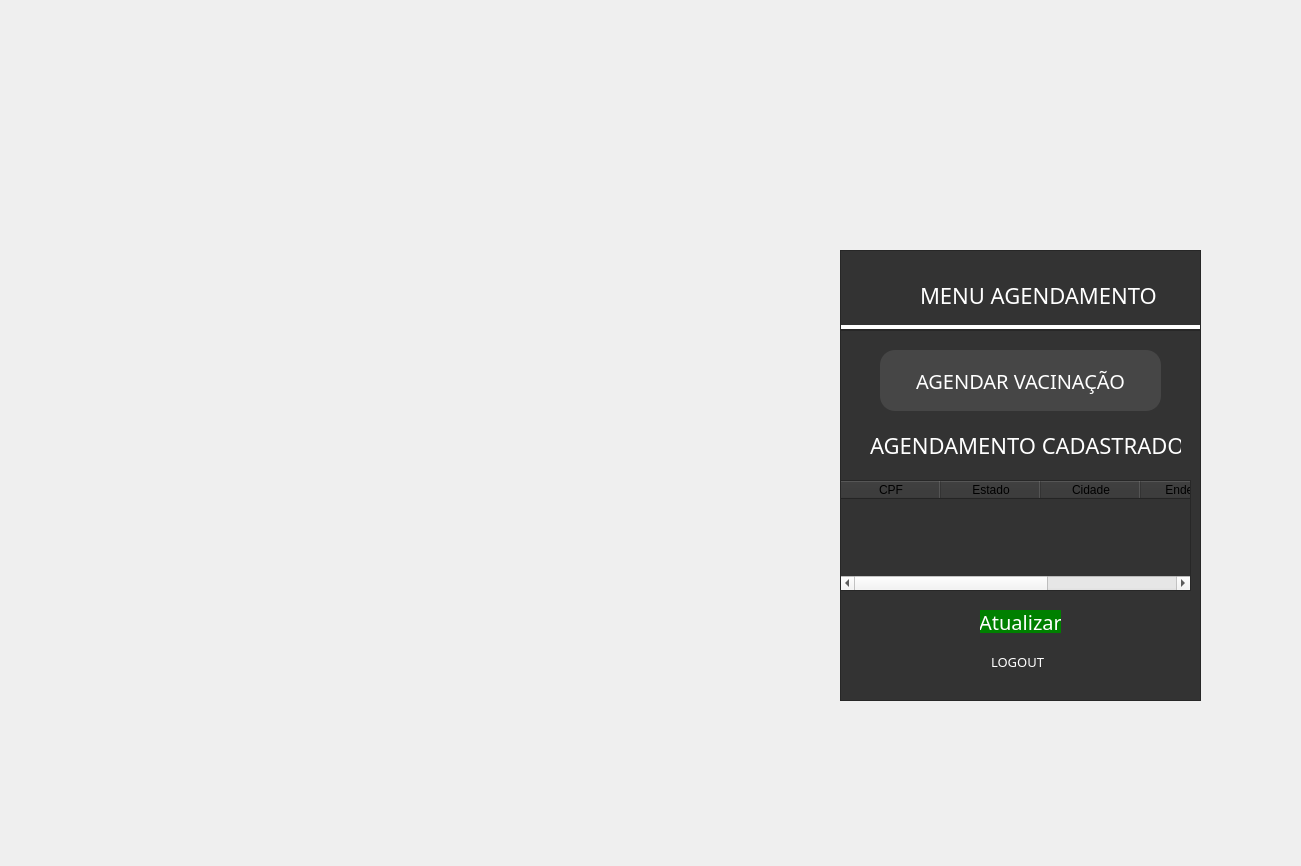
<?xml version="1.0" encoding="UTF-8"?>
<ui version="4.0">
 <class>MainWindow</class>
 <widget class="QMainWindow" name="MainWindow">
  <property name="geometry">
   <rect>
    <x>0</x>
    <y>0</y>
    <width>1301</width>
    <height>866</height>
   </rect>
  </property>
  <property name="windowTitle">
   <string>MainWindow</string>
  </property>
  <property name="styleSheet">
   <string notr="true">background-image: url(teste.jpg);
</string>
  </property>
  <widget class="QWidget" name="centralwidget">
   <widget class="QFrame" name="frame">
    <property name="geometry">
     <rect>
      <x>840</x>
      <y>250</y>
      <width>361</width>
      <height>80</height>
     </rect>
    </property>
    <property name="styleSheet">
     <string notr="true">
QFrame{
background:#333;

border-bottom:5px solid white;

}</string>
    </property>
    <property name="frameShape">
     <enum>QFrame::StyledPanel</enum>
    </property>
    <property name="frameShadow">
     <enum>QFrame::Raised</enum>
    </property>
    <widget class="QLabel" name="label">
     <property name="geometry">
      <rect>
       <x>80</x>
       <y>30</y>
       <width>251</width>
       <height>31</height>
      </rect>
     </property>
     <property name="styleSheet">
      <string notr="true">QLabel{

color:white;
border:none;
 font-size:22px;
 font-family:century gothic;
}</string>
     </property>
     <property name="text">
      <string>MENU AGENDAMENTO</string>
     </property>
    </widget>
   </widget>
   <widget class="QFrame" name="frame_2">
    <property name="geometry">
     <rect>
      <x>840</x>
      <y>330</y>
      <width>361</width>
      <height>371</height>
     </rect>
    </property>
    <property name="styleSheet">
     <string notr="true">
QFrame{
background:#333;

}</string>
    </property>
    <property name="frameShape">
     <enum>QFrame::StyledPanel</enum>
    </property>
    <property name="frameShadow">
     <enum>QFrame::Raised</enum>
    </property>
    <widget class="QPushButton" name="pushButton_agendamento">
     <property name="geometry">
      <rect>
       <x>40</x>
       <y>20</y>
       <width>281</width>
       <height>61</height>
      </rect>
     </property>
     <property name="styleSheet">
      <string notr="true">QPushButton{
	border-radius:15px;
	background:rgb(70, 70, 70);
	font-size:20px;
	font-family:century gothic;
	color:white;
}
</string>
     </property>
     <property name="text">
      <string>AGENDAR VACINAÇÃO</string>
     </property>
    </widget>
    <widget class="QPushButton" name="pushButton_logout">
     <property name="geometry">
      <rect>
       <x>140</x>
       <y>320</y>
       <width>75</width>
       <height>23</height>
      </rect>
     </property>
     <property name="styleSheet">
      <string notr="true">QPushButton{
background:#333;
border:3px;
font-size:13px;
font-family:century gothic;
color:white;
}

QPushButton:hover {
	border:1px solid rgb(93, 93, 93)

}</string>
     </property>
     <property name="text">
      <string>LOGOUT</string>
     </property>
    </widget>
    <widget class="QTableWidget" name="tableWidget">
     <property name="geometry">
      <rect>
       <x>0</x>
       <y>150</y>
       <width>351</width>
       <height>111</height>
      </rect>
     </property>
     <column>
      <property name="text">
       <string>CPF</string>
      </property>
     </column>
     <column>
      <property name="text">
       <string>Estado</string>
      </property>
     </column>
     <column>
      <property name="text">
       <string>Cidade</string>
      </property>
     </column>
     <column>
      <property name="text">
       <string>Endereco</string>
      </property>
     </column>
     <column>
      <property name="text">
       <string>Data</string>
      </property>
     </column>
    </widget>
    <widget class="QPushButton" name="pushButton">
     <property name="geometry">
      <rect>
       <x>140</x>
       <y>280</y>
       <width>81</width>
       <height>23</height>
      </rect>
     </property>
     <property name="styleSheet">
      <string notr="true">border-radius:15px;
background:green;
font-size:20px;
font-family:century gothic;
color:white;
</string>
     </property>
     <property name="text">
      <string>Atualizar</string>
     </property>
    </widget>
    <widget class="QLabel" name="label_2">
     <property name="geometry">
      <rect>
       <x>30</x>
       <y>90</y>
       <width>311</width>
       <height>51</height>
      </rect>
     </property>
     <property name="styleSheet">
      <string notr="true">QLabel{

color:white;
border:none;
 font-size:22px;
 font-family:century gothic;
}</string>
     </property>
     <property name="text">
      <string>AGENDAMENTO CADASTRADO</string>
     </property>
    </widget>
   </widget>
  </widget>
 </widget>
 <resources/>
 <connections/>
</ui>
